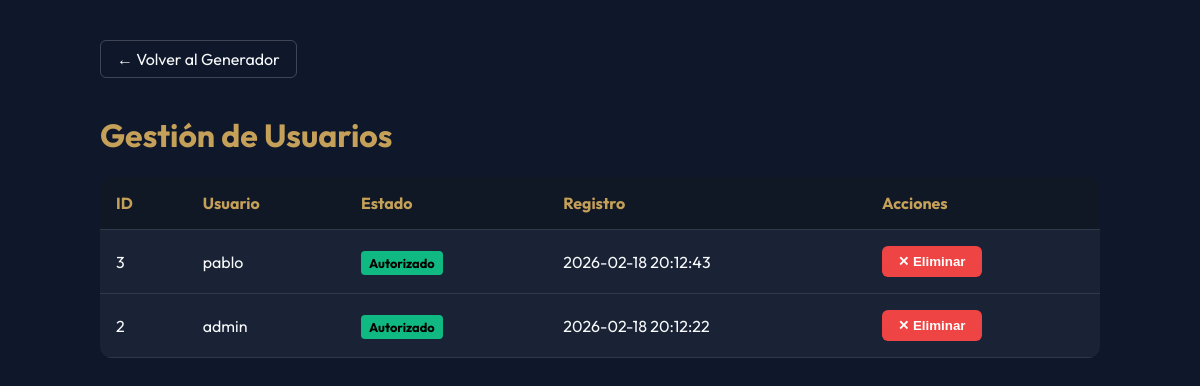
The page /admin/users (signed in) on the database as committed earlier.
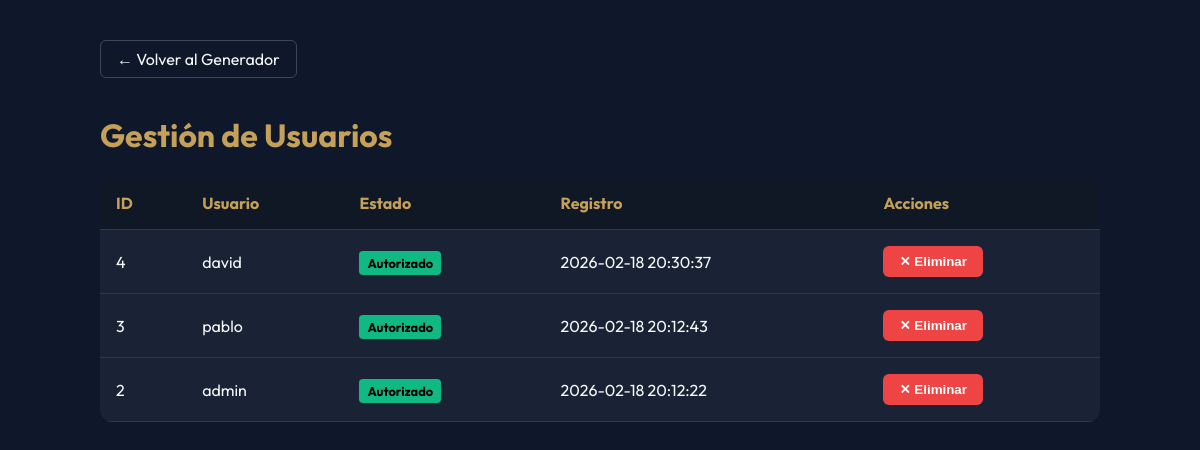
The same page on the database as committed later.
### tables this page shows
CREATE TABLE users (
                    id INTEGER PRIMARY KEY AUTOINCREMENT,
                    username TEXT UNIQUE NOT NULL,
                    password_hash TEXT NOT NULL,
                    is_authorized INTEGER DEFAULT 0,
                    is_admin INTEGER DEFAULT 0,
                    created_at TEXT
                );

### app.py (the view, shortened to what this page needs)
@app.route('/admin/users', methods=['GET', 'POST'])
@login_required
def manage_users():
    if not session.get('is_admin'):
        flash('Acceso denegado', 'error')
        return redirect(url_for('index'))
    try:
        with sqlite3.connect(DB_NAME) as conn:
            conn.row_factory = sqlite3.Row
            cursor = conn.cursor()
            cursor.execute("SELECT * FROM users ORDER BY created_at DESC")
            users = cursor.fetchall()
        return render_template('users.html', users=users)
    except Exception as e:
        return f"Error accessing users: {e}"

### app.py (called while the page is built)
def login_required(f):
    @wraps(f)
    def decorated_function(*args, **kwargs):
        if 'user' not in session:
            return redirect(url_for('login'))
        return f(*args, **kwargs)
    return decorated_function

### templates/users.html (shortened to what this page needs)
<!DOCTYPE html>
<html lang="es">
<head>
</head>
<body>
    <div class="container">
        <a href="/" class="nav-link">← Volver al Generador</a>
        <h1>Gestión de Usuarios</h1>
        <table>
            <thead>
                <tr>
                    <th>ID</th>
                    <th>Usuario</th>
                    <th>Estado</th>
                    <th>Registro</th>
                    <th>Acciones</th>
                </tr>
            </thead>
            <tbody>
                {% for user in users %}
                <tr>
                    <td>{{ user.id }}</td>
                    <td>{{ user.username }}</td>
                    <td>
                        {% if user.is_authorized %}
                        <span class="badge badge-authorized">Autorizado</span>
                        {% else %}
                        <span class="badge badge-pending">Pendiente</span>
                        {% endif %}
                    </td>
                    <td>{{ user.created_at }}</td>
                    <td class="actions">
                        <form method="POST" style="display:inline;"
                            onsubmit="return confirm('¿Seguro que deseas eliminar a {{ user.username }}?');">
                            <button type="submit" class="btn btn-delete">✕ Eliminar</button>
                        </form>
                    </td>
                </tr>
                {% else %}
                <tr>
                    <td colspan="5" style="text-align: center;">No hay usuarios registrados.</td>
                </tr>
                {% endfor %}
            </tbody>
        </table>
    </div>
</body>
</html>

Rows that differ between the two databases and show on the page:
added users: id "4", username "david", is_authorized "Autorizado", created_at "2026-02-18 20:30:37"
